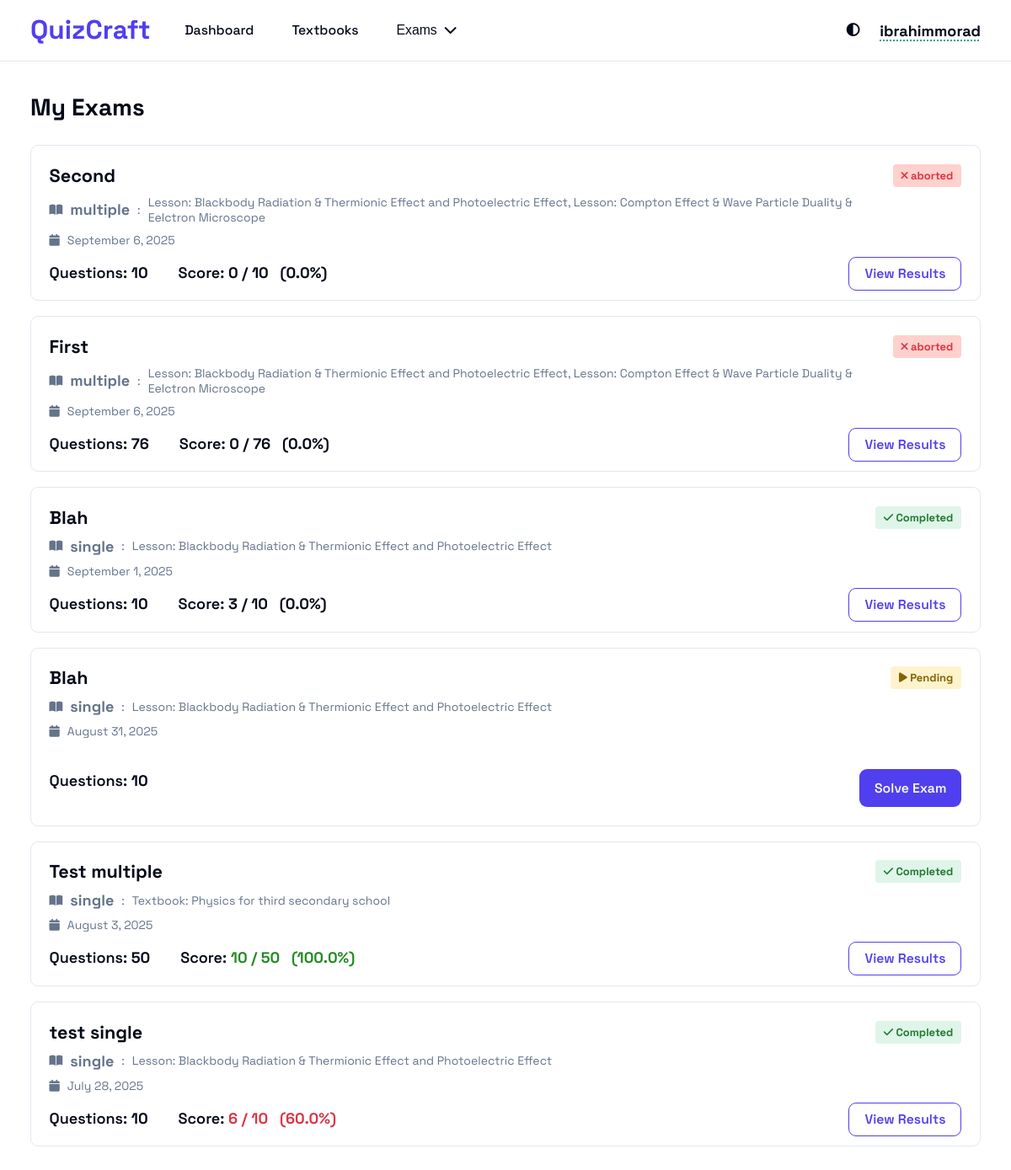
The app's page /exam/ (signed in) with its own data.
### exam/models.py (models this page shows, shortened)
class Exam(models.Model):
    class ScopeChoice(models.TextChoices):
        LESSON = "Lesson", "Lesson"
        CHAPTER = "Chapter", "Chapter"
        UNIT = "Unit", "Unit"
        TEXTBOOK = "Textbook", "Textbook"
    title = models.CharField(max_length=256)
    created_at = models.DateTimeField(auto_now_add=True)
    updated_at = models.DateTimeField(auto_now=True)
    created_by = models.ForeignKey(
        User, on_delete=models.CASCADE, related_name="exams", related_query_name="exam"
    )
    scopes = models.ManyToManyField(
        Scope, related_name="exams", related_query_name="exam"
    )
    problems = models.ManyToManyField(
        Problem, through="ExamProblem", related_name="exams", related_query_name="exam"
    )
    is_published = models.BooleanField(default=False)
    class Meta:
        ordering = ["-created_at"]

class Submission(models.Model):
    created_at = models.DateTimeField(auto_now_add=True)
    updated_at = models.DateTimeField(auto_now=True)
    exam = models.ForeignKey(
        Exam, on_delete=models.CASCADE, related_name="submissions", null=True
    )
    user = models.ForeignKey(
        User, on_delete=models.CASCADE, related_name="submissions", null=True
    )
    score = models.PositiveSmallIntegerField(default=0)
    percentage = models.FloatField(default=0.0)
    is_published = models.BooleanField(default=False)
    class Status(models.TextChoices):
        EXITED_UNEXPECTEDLY = "exited_unexpectedly", "Exited Unexpectedly"
        COMPLETED = "completed", "Completed"
    status = models.CharField(
        max_length=20, choices=Status.choices, default=Status.EXITED_UNEXPECTEDLY
    )
    class Meta:
        ordering = ["-updated_at"]

### exam/views.py (the view)
# urls.py: path("", exam_list, name="exam-list"),
@login_required()
@require_http_methods(["GET"])
def exam_list(request):
    solved = request.GET.get("solved", False)
    return render(
        request,
        "exam/exam_list.html",
        {"exams": get_exams(request=request, solved=solved)},
    )

### exam/templatetags/exam_filters.py (called while the page is built)
@register.filter
def get_score_color(score):
    if not score:
        return "score-gray"
    if score >= 90:
        return "score-green"
    elif score >= 80:
        return "score-blue"
    elif score >= 70:
        return "score-yellow"
    return "score-red"

### scope/models.py (called while the page is built)
    def __str__(self):
        return f"{self.type}: {self.title}"

    @property
    def type(self):
        return self.LevelChoices(self.level).label

### exam/templates/exam/exam_list.html (shortened to what this page needs)
{% extends "base.html" %}
{% load static %}
{% block css %}
<link rel="stylesheet" href="{% static 'css/base.css' %}">
<link rel="stylesheet" href="{% static 'css/header.css' %}">
<link rel="stylesheet" href="{% static 'css/exam_list.css' %}">
<link rel="stylesheet" href="https://cdnjs.cloudflare.com/ajax/libs/font-awesome/6.5.0/css/all.min.css">
{% endblock css %}
{% block content %}
{% include "components/header.html" %}
<main class="container">
  <div class="exam-header">
    <h1>My Exams</h1>
  </div>
  <div class="exam-grid">
    {% if exams %}
    {% for exam in exams %}
      {% include "components/exam_card.html" with exam=exam %}
    {% endfor %}
    {% else %}
    <div>
      <p class="empty">No exams found</p>
      <a href="{% url 'exam-custom' %}" class="btn-primary">Create Exam</a>
    </div>
    {% endif %}
  </div>
</main>
{% endblock %}

### templates/components/header.html (shortened to what this page needs)
{% load static %}
<header class="main-header">
  <div class="header-container">
    <div class="header-content">
      <div class="header-left-content">
        <a href="{% url 'dashboard' %}" class="logo">
          <span>QuizCraft</span>
        </a>
        <nav class="main-nav">
          <ul>
            <li>
              <a href="{% url 'dashboard' %}">Dashboard</a>
            </li>
            <li>
              <a href="{% url 'textbooks' %}">Textbooks</a>
            </li>
            <li>
              <button class="header-exam-button">
                <span>Exams</span>
                <i class="fa-solid fa-chevron-down"></i>
              </button>
            </li>
          </ul>
        </nav>
      </div>
      <div class="header-right-content">
        <span class="theme-toggle-button"></span>
        <div class="auth-container">
          {% if user.is_authenticated %}
          <strong class="user-name">{{ user.username }}</strong>
          {% else %}
          <a href="{% url 'login' %}">Login</a>
          <span>/</span>
          <a href="{% url 'register' %}">Register</a>
          {% endif %}
        </div>
      </div>
    </div>
  </div>
</header>

### templates/components/exam_card.html
{% load exam_filters %}
<div class="exam-card">
    <div class="exam-card-header">
      <div class="exam-status">
        {% if exam.submission %}
          {% if exam.submission.status == "completed" %}
            <p class="badge badge-complete"><i class="fa-solid fa-check"></i> Completed</p>
          {% else %}
            <p class="badge badge-incomplete"><i class="fa-solid fa-xmark"></i> aborted</p>
          {% endif %}
        {% else %}
          <p class="badge badge-pending"><i class="fa-solid fa-play"></i> Pending</p>
        {% endif %}
      </div>
      <div class="exam-card-main">
        <h2>{{ exam.title }}</h2>
        <div class="exam-meta">
          <div class="exam-scope">
            <i class="fa-solid fa-book-open"></i>
            <span class="exam-type">{{ exam.scope.type }}</span>: <span class="scope-list">{{ exam.scope.title }}</span>
          </div>
          <div class="exam-created">
            <i class="fa-solid fa-calendar"></i>
            {{ exam.created_at|date:"F j, Y" }}
          </div>
        </div>
      </div>
    </div>
    <div class="exam-card-body">
      <div class="exam-stats">
        <span>Questions: <strong>{{ exam.exam_length }}</strong></span>
        {% if exam.submission %}
        <span>Score: <strong class="{{ exam.submission.percentage|get_score_color }}">{{ exam.submission.score|floatformat:0 }} / {{ exam.exam_length }} &nbsp; ({{ exam.submission.percentage }}%)</strong></span>
        {% endif %}
      </div>
      <div class="exam-actions">
        {% if exam.submission %}
          <a href="{% url 'exam-result' exam.submission.id %}" class="btn btn-outline">View Results</a>
        {% else %}
          <a href="{% url 'exam-solve' exam.id %}" class="btn btn-primary">Solve Exam</a>
        {% endif %}
      </div>
    </div>
</div>

### static/css/base.css (style rules this page uses)
:root { --background: hsl(0, 0%, 100%); --foreground: hsl(222.2, 84%, 4.9%); --card: hsl(0, 0%, 100%); --card-foreground: hsl(222.2, 84%, 4.9%); --popover: hsl(0, 0%, 100%); --popover-foreground: hsl(222.2, 84%, 4.9%); --primary: hsl(246, 84%, 59%); --primary-foreground: hsl(210, 40%, 98%); --secondary: hsl(210, 40%, 96.1%); --secondary-foreground: hsl(222.2, 47.4%, 11.2%); --muted: hsl(210, 40%, 96.1%); --muted-foreground: hsl(215.4, 16.3%, 46.9%); --accent: hsl(173, 85%, 32%); --accent-foreground: hsl(210, 40%, 98%); --message-warning-fg: rgb(102, 60, 0); --message-warning-bg: rgb(255, 244, 229); --message-error-fg: rgb(152, 0, 0); --message-error-bg: rgb(255, 226, 183); --message-success-fg: rgb(1, 164, 1); --message-success-bg: rgb(226, 255, 226); --destructive: hsl(0, 84.2%, 60.2%); --destructive-foreground: hsl(210, 40%, 98%); --border: hsl(214.3, 31.8%, 91.4%); --input: hsl(214.3, 31.8%, 91.4%); --ring: hsl(222.2, 84%, 4.9%); --radius: 0.5rem; --sidebar-background: hsl(0, 0%, 98%); --sidebar-foreground: hsl(240, 5.3%, 26.1%); --sidebar-primary: hsl(240, 5.9%, 10%); --sidebar-primary-foreground: hsl(0, 0%, 98%); --sidebar-accent: hsl(240, 4.8%, 95.9%); --sidebar-accent-foreground: hsl(240, 5.9%, 10%); --sidebar-border: hsl(220, 13%, 91%); --sidebar-ring: hsl(217.2, 91.2%, 59.8%); }
* { box-sizing: border-box; margin: 0; padding: 0; }
html { font-family: 'spacegrotesk', sans-serif; font-weight: 400; font-size: 18px; }
body { min-height: 100vh; width: 100%; background-color: var(--background); color: var(--foreground); position: relative; display: flex; flex-direction: column; align-items: stretch; }
.container { max-width: 80rem; margin: 0 auto; padding: 2rem 1rem; width: 100%; }
@media (min-width: 640px) { .container { padding-left: 1.5rem; padding-right: 1.5rem; } }
@media (min-width: 1024px) { .container { padding-left: 2rem; padding-right: 2rem; } }
.btn-primary { margin-top: 1rem; display: inline-flex; align-items: center; justify-content: center; gap: 0.5rem; white-space: nowrap; border-radius: 0.375rem; font-size: 0.875rem; font-weight: 500; text-decoration: none; outline: none; transition: background-color 0.2s, color 0.2s; color: var(--primary-foreground); background-color: var(--primary); height: 2.5rem; padding: 0.5rem 1rem; }

### static/css/header.css (style rules this page uses)
.main-header { background-color: var(--background); border-bottom: 1px solid var(--border); position: sticky; top: 0; z-index: 10; }
.header-container { max-width: 80rem; margin-left: auto; margin-right: auto; padding-left: 1rem; padding-right: 1rem; }
@media (min-width: 640px) { .header-container { padding-left: 1.5rem; padding-right: 1.5rem; } }
@media (min-width: 1024px) { .header-container { padding-left: 2rem; padding-right: 2rem; } }
.header-content { display: flex; justify-content: space-between; height: 4rem; }
.header-left-content { display: flex; align-items: center; }
.main-nav { display: none; }
@media (min-width: 1024px) { .main-nav { display: block; } }
.main-nav>ul { display: flex; align-items: center; gap: 1rem; margin-left: 1.5rem; list-style: none; }
.main-nav>ul>li { display: flex; align-items: center; gap: 0.5rem; cursor: pointer; position: relative; }
.auth-container { display: none; align-items: center; gap: 0.5rem; }
@media (min-width: 1024px) { .auth-container { display: flex; } }
.menu-button, .theme-toggle-button { display: flex; align-items: center; cursor: pointer; border-radius: var(--radius); }

### records on screen
Exam: title "Second", created_at "September 6, 2025"
Submission: submission.percentage "0.0"
Exam: title "First", created_at "September 6, 2025"
Submission: submission.percentage "0.0"
Exam: title "Blah", created_at "September 1, 2025"
Submission: status "completed" (drawn), submission.percentage "0.0"
Exam: title "Blah", created_at "August 31, 2025"
Exam: title "Test multiple", created_at "August 3, 2025"
Submission: status "completed" (drawn), submission.percentage "100.0"
Exam: title "test single", created_at "July 28, 2025"
Submission: status "completed" (drawn), submission.percentage "60.0"

### other values on screen
{{ user.username }} "ibrahimmorad"
{{ exam.scope.type }} "multiple" "multiple" "single" "single" "single" "single"
{{ exam.scope.title }} "Lesson: Blackbody Radiation & Thermionic Effect and Photoelectric Effect, Lesson: Compton Effect & Wave Particle Duality & Eelctron Microscope" "Lesson: Blackbody Radiation & Thermionic Effect and Photoelectric Effect, Lesson: Compton Effect & Wave Particle Duality & Eelctron Microscope" "Lesson: Blackbody Radiation & Thermionic Effect and Photoelectric Effect" "Lesson: Blackbody Radiation & Thermionic Effect and Photoelectric Effect" "Textbook: Physics for third secondary school" "Lesson: Blackbody Radiation & Thermionic Effect and Photoelectric Effect"
{{ exam.exam_length }} "10" "76" "10" "10" "50" "10"
{{ exam.submission.score|floatformat:0 }} "0" "0" "3" "10" "6"
{{ exam.exam_length }} "10" "76" "10" "50" "10"
